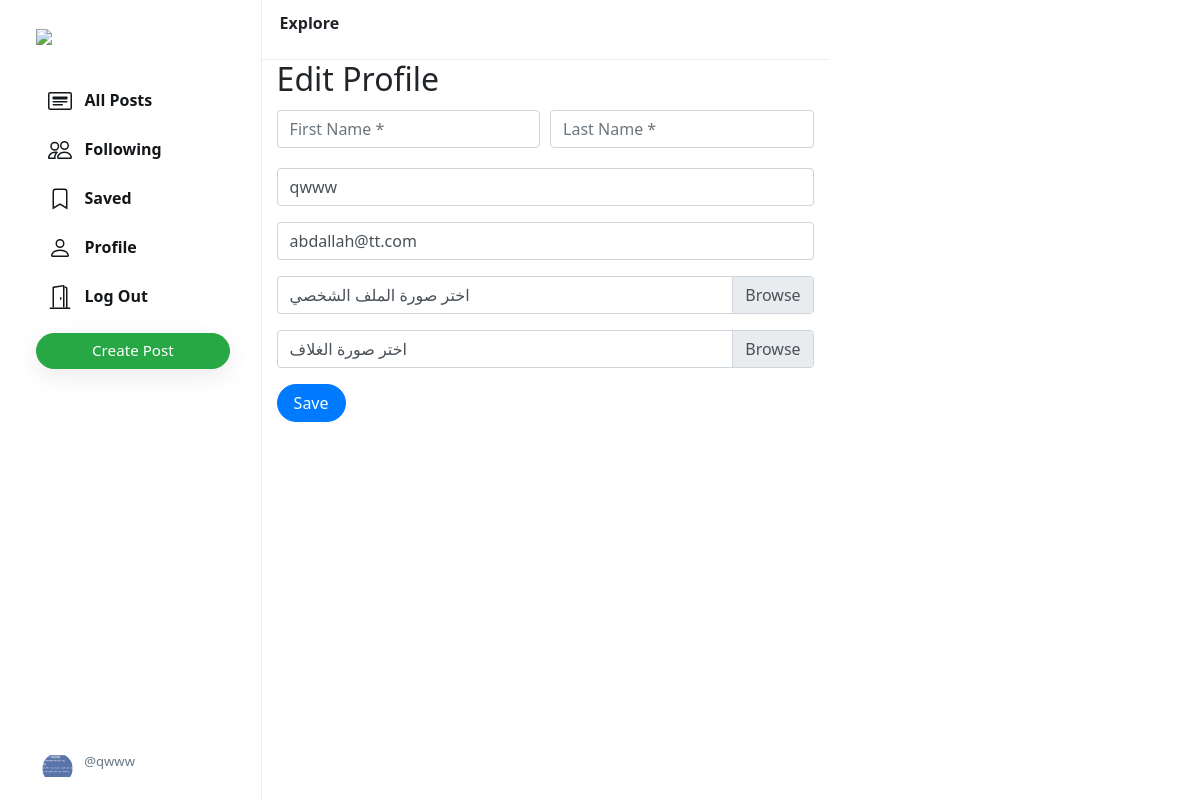
Page /edit-profile/qwww/ (signed in) on the committed database.
### network/models.py (models this page shows, shortened)
class User(AbstractUser):
    profile_pic = models.ImageField(upload_to='profile_pic/')
    bio = models.TextField(max_length=160, blank=True, null=True)
    cover = models.ImageField(upload_to='covers/', blank=True)

### network/views.py (the view)
# urls.py: path('edit-profile/<str:username>/', views.edit_profile, name='edit_profile'),
@login_required
def edit_profile(request, username):
    user = get_object_or_404(User, username=username)
    if request.method == 'POST':
        form = EditProfileForm(request.POST, request.FILES, instance=user)
        if form.is_valid():
            form.save()
            return redirect('profile', username=user.username)  # إعادة التوجيه إلى صفحة الملف الشخصي بعد الحفظ
    else:
        form = EditProfileForm(instance=user)
    return render(request, 'network/edit_profile.html', {'form': form, 'user': user})

### network/forms.py (shortened to what this page needs)
class EditProfileForm(forms.ModelForm):
    class Meta:
        model = User
        fields = ['username', 'email', 'first_name', 'last_name', 'profile_pic', 'cover']
    def __init__(self, *args, **kwargs):
        self.current_user = kwargs.pop('instance', None)
        super(EditProfileForm, self).__init__(*args, **kwargs)

### network/templates/network/edit_profile.html (shortened to what this page needs)
<!DOCTYPE html>
<html lang="en">
{% extends 'network/index2.html' %}
{% load static %}
{% block profile %}
<div class="container mt-4">
    <h2>Edit Profile</h2>
    <form method="POST" enctype="multipart/form-data">
        <div class="form-group">
            <div class="form-row align-items-center">
                <div class="col-sm-6 my-1">
                    <input class="form-control inp fname" type="text" name="firstname" placeholder="First Name *"
                        value="{{ form.first_name.value|default:user.first_name }}" autocomplete="off" autofocus>
                </div>
                <div class="col-sm-6 my-1">
                    <input class="form-control inp lname" type="text" name="lastname" placeholder="Last Name *"
                        value="{{ form.last_name.value|default:user.last_name }}" autocomplete="off">
                </div>
            </div>
        </div>
        <div class="form-group">
            <input class="form-control inp usrname" type="text" name="username" placeholder="User Name *"
                value="{{ form.username.value|default:user.username }}" autocomplete="off">
        </div>
        <div class="form-group">
            <input class="form-control inp email" type="email" name="email" placeholder="Email *"
                value="{{ form.email.value|default:user.email }}" autocomplete="off">
        </div>
        <div class="form-group">
            <div class="custom-file">
                <label class="custom-file-label" for="profile">اختر صورة الملف الشخصي</label>
            </div>
        </div>
        <div class="form-group">
            <div class="custom-file">
                <label class="custom-file-label" for="cover">اختر صورة الغلاف</label>
            </div>
        </div>
        <button type="submit" class="btn btn-primary">Save</button>
    </form>
</div>
{% endblock %}

### network/templates/network/layout3.html (shortened to what this page needs)
<!DOCTYPE html>
{% load static %}
<html lang="en">
<head>
    <link rel="stylesheet" href="https://stackpath.bootstrapcdn.com/bootstrap/4.4.1/css/bootstrap.min.css"
>
    <link href="{% static 'network/styles.css' %}" rel="stylesheet">
</head>
<body>
    <div class="body" data-page="{{page}}">
        <div class="sidenav">
            <a href="{% url 'index' %}" class="navbar-brand">
                <img src="{% static 'network/Images/logo.png' %}" height="31px">
            </a>
            <div style="height: 100%;">
                <div>
                    <div>
                        <ul>
                            <li class="nav-item" id="all_posts">
                                <a href="{% url 'index' %}" class="nav-link">
                                    <div>
                                        &nbsp;&nbsp;All Posts
                                    </div>
                                </a>
                            </li>
                            {% if user.is_authenticated %}
                            <li class="nav-item" id="following">
                                <a href="{% url 'following' %}" class="nav-link">
                                    <div>
                                        &nbsp;&nbsp;Following
                                    </div>
                                </a>
                            </li>
                            <li class="nav-item" id="saved">
                                <a href="{% url 'saved' %}" class="nav-link">
                                    <div>
                                        <svg width="1.5em" height="1.5em" viewBox="0 0 16 16" class="bi bi-bookmark"
                                            fill="currentColor" xmlns="http://www.w3.org/2000/svg">
                                            <path fill-rule="evenodd"
                                                d="M8 12l5 3V3a2 2 0 0 0-2-2H5a2 2 0 0 0-2 2v12l5-3zm-4 1.234l4-2.4 4 2.4V3a1 1 0 0 0-1-1H5a1 1 0 0 0-1 1v10.234z" />
                                        </svg>
                                        &nbsp;&nbsp;Saved
                                    </div>
                                </a>
                            </li>
                            <li class="nav-item" id="profile">
                                <a href="{% url 'profile' user.username %}" class="nav-link">
                                    <div>
                                        &nbsp;&nbsp;Profile
                                    </div>
                                </a>
                            </li>
                            <li class="nav-item" id="logout">
                                <a href="{% url 'logout' %}" class="nav-link">
                                    <div>
                                        &nbsp;&nbsp;Log Out
                                    </div>
                                </a>
                            </li>
                            {% endif %}
                        </ul>
                    </div>
                    {% if user.is_authenticated %}
                    <button id="popup-btn" class="btn btn-success new-post-btn" onclick="createpost()">Create
                        Post</button>
                    {% endif %}
                </div>
                <div style="position: absolute; bottom: 10px;">
                    {% if user.is_authenticated %}
                    <li class="nav-item sidenav-user">
                        <a href="{% url 'profile' user.username %}" class="nav-link">
                            <div class="user_account">
                                <div class="small-profilepic"
                                    style="float: left; background-image: url(/media/{{user.profile_pic}})"></div>
                                <div style="height: 2.7vw; margin: auto;">
                                    <div class="grey" style="margin-top: 4px;">@{{ user.username }}</div>
                                </div>
                            </div>
                        </a>
                    </li>
                    {% endif %}
                </div>
            </div>
        </div>
        {% block body %}
        {% endblock %}
        <div class="right-div-content">
            {% if user.is_authenticated %}
            <div class="suggestion-box">
                <div class="suggestion-header">
                </div>
            </div>
            {% endif %}
        </div>
    </div>
</body>
</html>

### network/static/network/styles.css (style rules this page uses)
.body { display: flex; min-height: 100%; font-family: system-ui, sans-serif; }
.btn { border-radius: 20px; padding: 0.32rem 1rem 0.375rem 1rem; }
.btn, .btn:focus, .btn:active { box-shadow: none !important; -webkit-box-shadow: none !important; }
.grey { color: #657786; }
svg { vertical-align: text-top; }
.sidenav { height: 100%; width: 21.8%; position: fixed; top: 0; left: 0; padding: 15px; list-style: none; border-right: .5px solid #e6ecf0; z-index: 100; padding-left: 3%; background-color: white; }
.sidenav ul { list-style: none; padding-left: 0px; margin-top: 3vh; }
.sidenav li { margin-top: 7px; }
.sidenav .nav-link { color: #14171a; line-height: .7em; font-weight: 700; padding: 0px; }
.sidenav .nav-link > div { padding: 10px 20px 8px 12px; border-radius: 25px; line-height: 0.9em; width: max-content; }
.new-post-btn { padding-left: 55px !important; padding-right: 55px !important; font-size: .95em; font-weight: 530; box-shadow: rgba(0, 0, 0, 0.08) 0px 8px 24px !important; }
.user_account { display: flex; font-size: .82rem; font-weight: normal; padding-top: 3px !important; padding-bottom: 3px !important; padding-left: 3px !important; }
.user_account .small-profilepic { transform: scale(.82); margin-left: auto; margin-top: auto; }
.small-profilepic { width: 3.1vw; height: 3.1vw; border-radius: 9999px; overflow: hidden; margin-right: 8px; background-size: cover; background-repeat: no-repeat; background-position: center; box-sizing: content-box; }
.right-div-content { height: 92.5vh; overflow: auto; padding-left: 1.5vw; padding-right: 1.5vw; }
.suggestion-box, .guest-box { border-radius: 15px; overflow: hidden; background-color: #f5f8fa; }
.suggestion-header { padding: 13px 15px; line-height: .9em; font-weight: 800; border-bottom: .5px solid #e6ecf0; }

### rows in the picture
User: profile_pic (picture), username "qwww", email "abdallah@tt.com"
